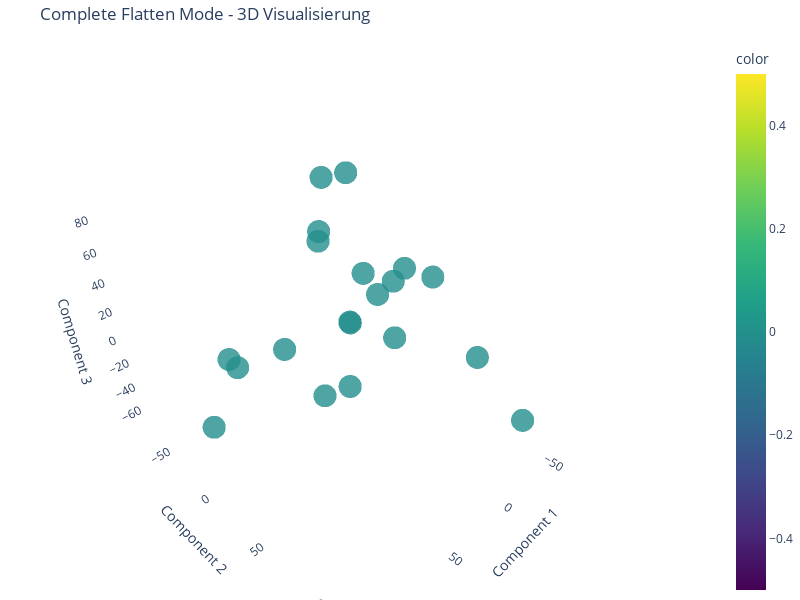
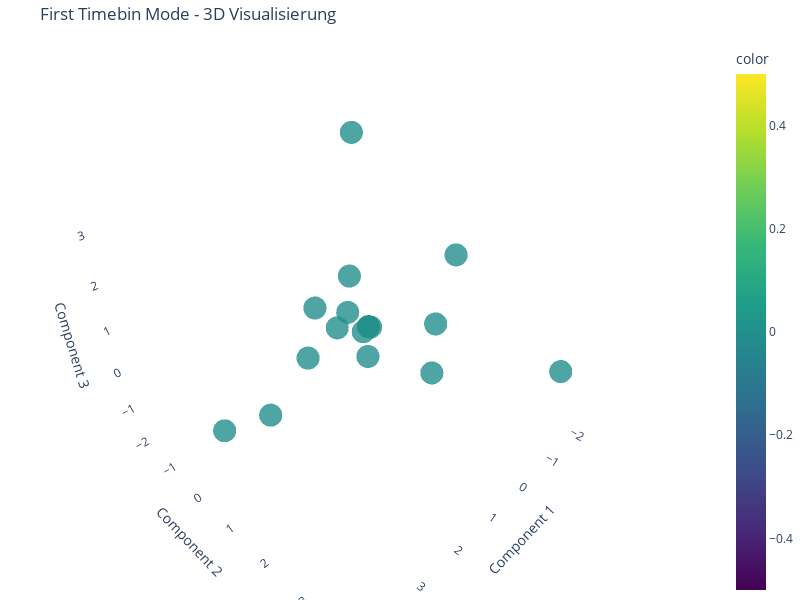

The notebook cell these images were saved under, in order:
### Code cell
# Flexible 3D Visualisierung für beliebige Isomap-Ergebnisse
import plotly.express as px
import plotly.graph_objects as go
from plotly.subplots import make_subplots

def create_flexible_3d_plot(X_result, sample_info, title="3D Manifold", n_components=3):
    """
    Erstellt eine flexible 3D-Visualisierung basierend auf den Isomap-Ergebnissen
    """
    print(f"🎨 Erstelle 3D-Plot: {X_result.shape}")
    
    # Extrahiere Labels
    labels_for_plot = [info[1] for info in sample_info]
    
    # Bestimme die Anzahl der verfügbaren Komponenten
    actual_components = min(n_components, X_result.shape[1])
    print(f"📊 Verfügbare Komponenten: {actual_components}")
    
    if actual_components >= 3:
        # 3D Plot
        fig = px.scatter_3d(
            x=X_result[:, 0], 
            y=X_result[:, 1], 
            z=X_result[:, 2],
            color=labels_for_plot,
            title=f'{title} - 3D Visualisierung',
            labels={'x': 'Component 1', 'y': 'Component 2', 'z': 'Component 3'},
            color_continuous_scale='viridis',
            opacity=0.8
        )
        
        fig.update_layout(
            scene=dict(
                xaxis_title='Component 1',
                yaxis_title='Component 2', 
                zaxis_title='Component 3',
                bgcolor='rgba(0,0,0,0)',
                xaxis=dict(backgroundcolor="rgba(0,0,0,0)", gridcolor="white", showbackground=True),
                yaxis=dict(backgroundcolor="rgba(0,0,0,0)", gridcolor="white", showbackground=True),
                zaxis=dict(backgroundcolor="rgba(0,0,0,0)", gridcolor="white", showbackground=True),
            ),
            width=800,
            height=600,
            margin=dict(l=0, r=0, b=0, t=40)
        )
    elif actual_components == 2:
        # 2D Plot
        fig = px.scatter(
            x=X_result[:, 0], 
            y=X_result[:, 1],
            color=labels_for_plot,
            title=f'{title} - 2D Visualisierung',
            labels={'x': 'Component 1', 'y': 'Component 2'},
            color_continuous_scale='viridis',
            opacity=0.8
        )
        
        fig.update_layout(
            width=800,
            height=600,
            margin=dict(l=0, r=0, b=0, t=40)
        )
    else:
        # 1D Plot
        fig = px.scatter(
            x=X_result[:, 0], 
            y=[0] * len(X_result),
            color=labels_for_plot,
            title=f'{title} - 1D Visualisierung',
            labels={'x': 'Component 1', 'y': ''},
            color_continuous_scale='viridis',
            opacity=0.8
        )
        
        fig.update_layout(
            width=800,
            height=400,
            margin=dict(l=0, r=0, b=0, t=40)
        )
    
    fig.show()
    
    print(f"📊 Anzahl einzigartiger Klassen: {len(set(labels_for_plot))}")
    print(f"📊 Klassen: {sorted(set(labels_for_plot))}")
    print("💡 Du kannst die Visualisierung drehen, zoomen und verschieben!")

# Test mit den vorherigen Ergebnissen
print("🎨 Test 1: Complete Flatten Mode")
create_flexible_3d_plot(X_result1, info1, "Complete Flatten Mode", n_components=3)

print("\n🎨 Test 2: First Timebin Mode")
create_flexible_3d_plot(X_result2, info2, "First Timebin Mode", n_components=3)

### Figure 1 — Plotly figure (JSON) as saved in the notebook; plotly's stock layout.template omitted (floating-point values rounded to 4 significant figures)
{"data": [{"hovertemplate": "Component 1=%{x}<br>Component 2=%{y}<br>Component 3=%{z}<br>color=%{marker.color}<extra></extra>", "legendgroup": "", "marker": {"color": [0, 0, 0, 0, 0, 0, 0, 0, 0, 0, 0, 0, 0, 0, 0, 0, 0, 0, 0, 0], "coloraxis": "coloraxis", "opacity": 0.8, "symbol": "circle"}, "mode": "markers", "name": "", "scene": "scene", "showlegend": false, "type": "scatter3d", "x": [-34.45, 9.886, -20.09, 97.35, -75.05, -57.21, 48.43, 75.55, -13.8, -72.51, 4.547, 3.632, -20.46, 105.2, -0.8977, -20.7, -43.51, 13.41, -34.55, 35.27], "y": [-68.94, 46.22, 25.78, 4.88, 5.656, -15.49, -65.29, 75.87, -44.48, 52.03, 3.645, 2.213, 3.626, -9.078, -74.2, -25.41, -32.11, -9.922, 113.5, 11.52], "z": [11.58, 9.078, 35.05, 18.79, -3.831, -8.759, -55.74, 29.75, 36.24, -48.6, -4.38, -4.917, 5.759, -35.81, -71.38, 81.17, -3.448, 93.25, -41.76, -42.04]}], "layout": {"coloraxis": {"colorbar": {"title": {"text": "color"}}, "colorscale": [[0, "#440154"], [0.1111, "#482878"], [0.2222, "#3e4989"], [0.3333, "#31688e"], [0.4444, "#26828e"], [0.5556, "#1f9e89"], [0.6667, "#35b779"], [0.7778, "#6ece58"], [0.8889, "#b5de2b"], [1, "#fde725"]]}, "height": 600, "legend": {"tracegroupgap": 0}, "margin": {"b": 0, "l": 0, "r": 0, "t": 40}, "scene": {"bgcolor": "rgba(0,0,0,0)", "domain": {"x": [0, 1], "y": [0, 1]}, "xaxis": {"backgroundcolor": "rgba(0,0,0,0)", "gridcolor": "white", "showbackground": true, "title": {"text": "Component 1"}}, "yaxis": {"backgroundcolor": "rgba(0,0,0,0)", "gridcolor": "white", "showbackground": true, "title": {"text": "Component 2"}}, "zaxis": {"backgroundcolor": "rgba(0,0,0,0)", "gridcolor": "white", "showbackground": true, "title": {"text": "Component 3"}}}, "title": {"text": "Complete Flatten Mode - 3D Visualisierung"}, "width": 800}}

### Figure 2 — Plotly figure (JSON) as saved in the notebook; plotly's stock layout.template omitted (floating-point values rounded to 4 significant figures)
{"data": [{"hovertemplate": "Component 1=%{x}<br>Component 2=%{y}<br>Component 3=%{z}<br>color=%{marker.color}<extra></extra>", "legendgroup": "", "marker": {"color": [0, 0, 0, 0, 0, 0, 0, 0, 0, 0, 0, 0, 0, 0, 0, 0, 0, 0, 0, 0], "coloraxis": "coloraxis", "opacity": 0.8, "symbol": "circle"}, "mode": "markers", "name": "", "scene": "scene", "showlegend": false, "type": "scatter3d", "x": [0.01978, -1.845, -0.4833, 0.05898, 0.06049, 0.2335, 3.977, -1.241, -0.8583, 0.05898, 2.792, -0.4235, 2.243, 0.05898, -0.9796, 0.05898, -1.566, -1.593, -1.06, 0.4884], "y": [0.1069, 3.607, -0.4417, 0.08172, 0.08474, 0.1005, 0.3312, 0.8711, 1.496, 0.08172, 0.09653, -1.404, 0.6596, 0.08172, -1.462, 0.08172, -2.15, 0.6, -1.698, -1.125], "z": [0.02516, -0.2387, -1.355, 0.04439, 0.04645, 0.009958, -0.109, -1.527, 1.987, 0.04439, -0.6771, -0.9952, 0.7465, 0.04439, 3.6, 0.04439, -0.3757, -0.4585, -1.004, 0.147]}], "layout": {"coloraxis": {"colorbar": {"title": {"text": "color"}}, "colorscale": [[0, "#440154"], [0.1111, "#482878"], [0.2222, "#3e4989"], [0.3333, "#31688e"], [0.4444, "#26828e"], [0.5556, "#1f9e89"], [0.6667, "#35b779"], [0.7778, "#6ece58"], [0.8889, "#b5de2b"], [1, "#fde725"]]}, "height": 600, "legend": {"tracegroupgap": 0}, "margin": {"b": 0, "l": 0, "r": 0, "t": 40}, "scene": {"bgcolor": "rgba(0,0,0,0)", "domain": {"x": [0, 1], "y": [0, 1]}, "xaxis": {"backgroundcolor": "rgba(0,0,0,0)", "gridcolor": "white", "showbackground": true, "title": {"text": "Component 1"}}, "yaxis": {"backgroundcolor": "rgba(0,0,0,0)", "gridcolor": "white", "showbackground": true, "title": {"text": "Component 2"}}, "zaxis": {"backgroundcolor": "rgba(0,0,0,0)", "gridcolor": "white", "showbackground": true, "title": {"text": "Component 3"}}}, "title": {"text": "First Timebin Mode - 3D Visualisierung"}, "width": 800}}
